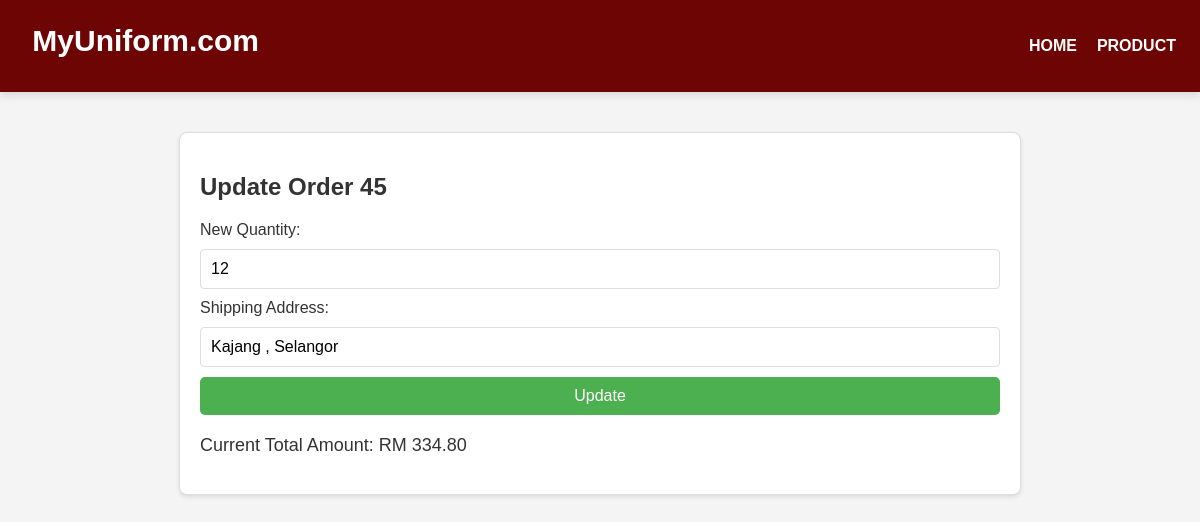
The app's page /MyUnifoorm/product/update_order/45/ with its own data.
### MyUnifoorm/models.py (models this page shows)
class Order(models.Model):
    OrderID  = models.AutoField( primary_key= True)
    Email = models.ForeignKey(User,on_delete=models.CASCADE)
    ProductID = models.ForeignKey(Product,on_delete=models.CASCADE)
    Qty = models.IntegerField(default=0)
    OrderDate = models.DateField()
    OrderStatus = models.CharField(max_length=20)
    TotalAmount = models.FloatField()

class User(models.Model):
    Email = models.CharField(max_length=25 ,primary_key= True)
    Password  = models.CharField(max_length=12)
    Name = models.TextField()
    PhoneNumber = models.CharField(max_length=13)
    Address = models.TextField()

### MyUnifoorm/views.py (the view, shortened to what this page needs)
# urls.py: path('product/update_order/<int:order_id>/', views.update_order, name='update_order'),
def update_order(request, order_id):
    order = Order.objects.get(pk=order_id)
    user = order.Email
    old_qty = order.Qty  # Store the old quantity to adjust stock later
    return render(request, 'update_order.html', {'order': order})

### MyUnifoorm/templates/update_order.html (shortened to what this page needs)
<!DOCTYPE html>
<html lang="en">
<head>
</head>
<body>
    <header>
        <div class="logo">
            <p class="logo">MyUniform.com</p>
        </div>
        <nav>
            <ul>
                <li><a href="/MyUnifoorm/">HOME</a></li>
                <li><a href="/MyUnifoorm/product/">PRODUCT</a></li>
            </ul>
        </nav>
    </header>
    <main>
        <H2>Update Order {{ order.OrderID }}</H2>
        <form method="post">
            <label for="qty">New Quantity:</label>
            <input type="number" id="qty" name="qty" value="{{ order.Qty }}">
            <label for="address">Shipping Address:</label>
            <input type="text" id="address" name="address" value="{{ order.Email.Address }}">
            <button type="submit">Update</button>
        </form>
        <p>Current Total Amount: RM {{ order.TotalAmount|floatformat:2 }}</p>
    </main>
</body>
</html>

### MyUnifoorm/templates/update_order.html (style rules this page uses)
body { margin: 0; padding: 0; font-family: 'Trebuchet MS', 'Lucida Sans Unicode', 'Lucida Grande', 'Lucida Sans', Arial, sans-serif; background-color: #f4f4f4; }
header { background-color: #6d0505; color: #fff; padding: 4px; display: flex; justify-content: space-between; align-items: center; box-shadow: 0 4px 8px rgba(0, 0, 0, 0.1); position: sticky; top: 0; z-index: 1000; }
.logo { font-size: 30px; font-family: 'Trebuchet MS', 'Lucida Sans Unicode', 'Lucida Grande', 'Lucida Sans', Arial, sans-serif; font-weight: 600; margin-left: 2%; color: #fff; }
nav { margin-left: auto; }
nav ul { list-style-type: none; margin: 0; padding: 0; display: flex; }
nav li { margin-right: 20px; }
nav a { color: #fff; text-decoration: none; font-family: 'Trebuchet MS', 'Lucida Sans Unicode', 'Lucida Grande', 'Lucida Sans', Arial, sans-serif; font-weight: 600; position: relative; padding: 5px 0; }
nav a::after { content: ''; display: block; width: 0; height: 2px; background: #ccc; transition: width .3s; position: absolute; bottom: 0; left: 0; }
main { max-width: 800px; margin: 40px auto; padding: 20px; background-color: #fff; border: 1px solid #ddd; box-shadow: 0 2px 4px rgba(0, 0, 0, 0.1); border-radius: 8px; }
h2 { font-size: 24px; margin-bottom: 20px; color: #333; }
form { display: flex; flex-direction: column; gap: 10px; }
label { font-size: 16px; color: #333; }
input[type="number"], input[type="text"] { padding: 10px; border: 1px solid #ddd; border-radius: 4px; font-size: 16px; }
button[type="submit"] { background-color: #4CAF50; color: #fff; padding: 10px 20px; border: none; border-radius: 5px; cursor: pointer; font-size: 16px; }
p { font-size: 18px; color: #333; margin-top: 20px; }

### records on screen
Order: OrderID "45", qty "12", address "Kajang , Selangor", TotalAmount "334.80"
